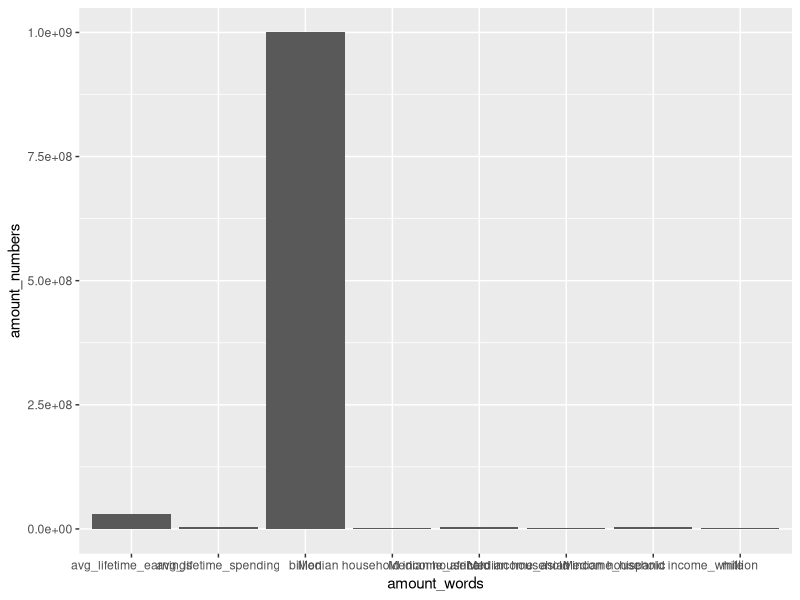
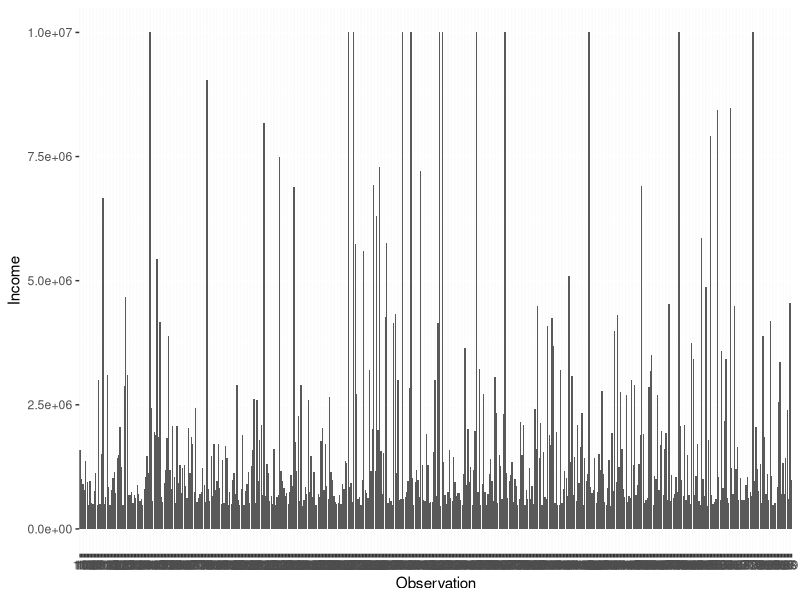

Recreate these plots in R, in order.
## ---- chunk 1
library(ggplot2)
## ---- chunk 2
data <- data.frame(
    amount_numbers = c(1000000,1000000000, 3900000,30000000,2996000,1828000,2244000,3928000),
    amount_words   = c('million', 'billion', 'avg_lifetime_spending', 'avg_lifetime_earnings', 'Median household income_white', 'Median household income_african','Median household income_hispanic','Median household income_asian')
    
)

data
## ---- chunk 3
ggplot(data,
       aes(y = amount_numbers,
           x = amount_words)) + 
    geom_col()
## ---- chunk 4
# Set seed for reproducibility
set.seed(123)

# Number of observations
n <- 500

# Generate random proportions from a reciprocal distribution (left-skewed)
proportions <- 1 / runif(n, min = 1, max = 100)

# Scale proportions to sum to 1
proportions <- proportions / sum(proportions)

# Calculate incomes based on scaled proportions
incomes <- proportions * 1000000000

# Adjust incomes to ensure max income is $10,000,000
incomes <- pmin(incomes, 10000000)

# Create a data frame with numbered observations
income_data <- data.frame(Observation = 1:n |> as.character(), Income = incomes)

# Display the first few rows of the dataset
head(income_data)
## ---- chunk 5
ggplot(income_data,
       aes(x = Observation,
           y = Income)) +
    geom_col()
